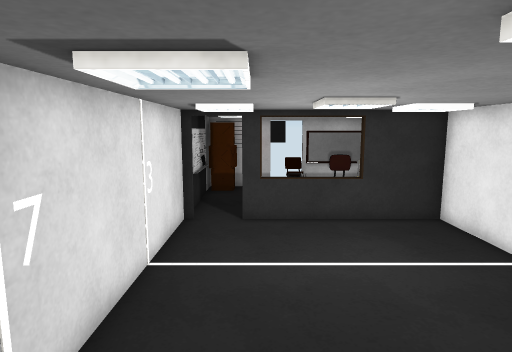
view 1 (above)

12 first-person views from a walk through a scene from a Unity 3-D project. The camera is 1.5 m above the floor, tilts 8° down and sees 75° across. The floor is counted in squares, 0.42 m on a side. Each view is taken from the middle of a square. On the plan, view 1 faces up. The plan holds only what a view shows up to about 20 squares ahead; the rest is blank. The place goes on beyond the plan. The player is left out. Some animated figures are left out. Door leaves are left out, so doorways stand open. Surface patterns are stand-ins for the level's own textures.

view 2
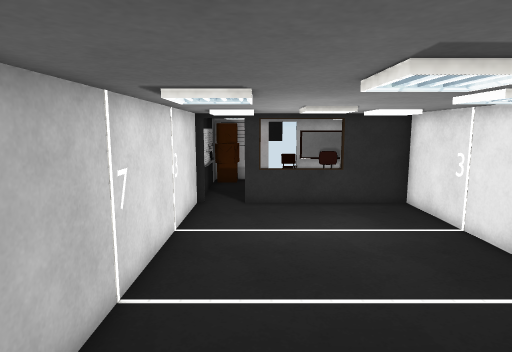

view 3
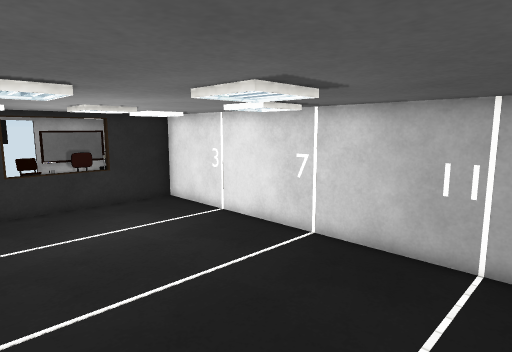

view 4
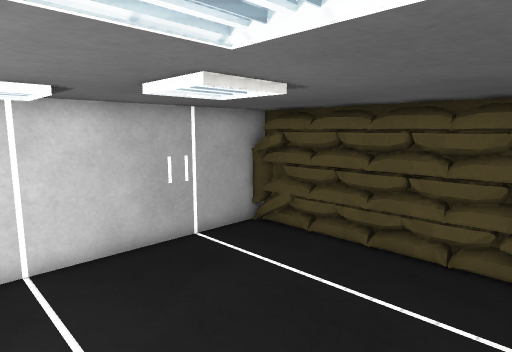

view 5
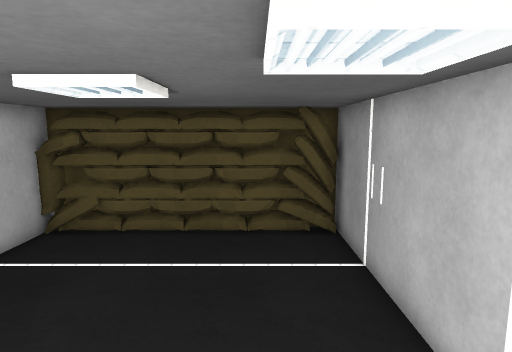

view 6
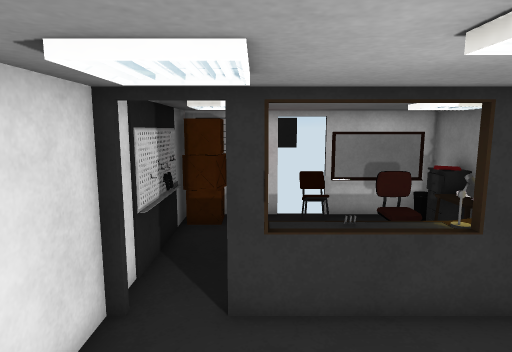

view 7
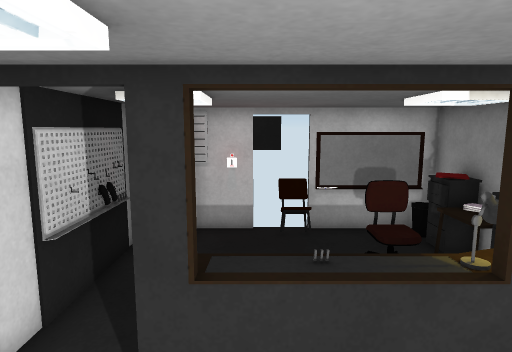

view 8
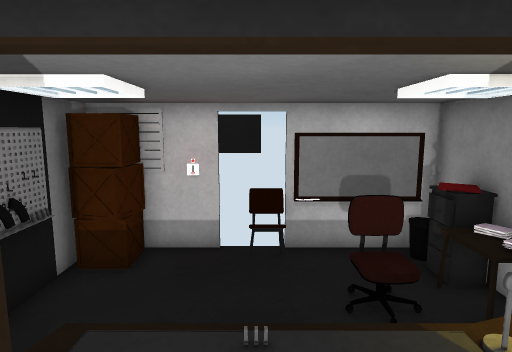

view 9
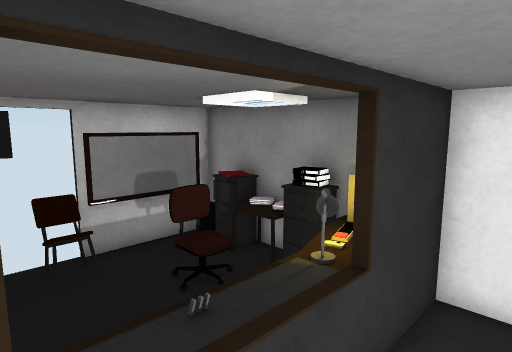

view 10
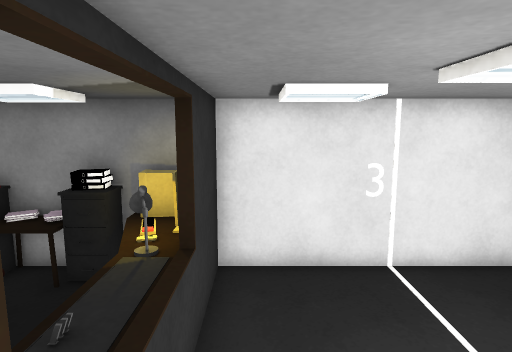

view 11
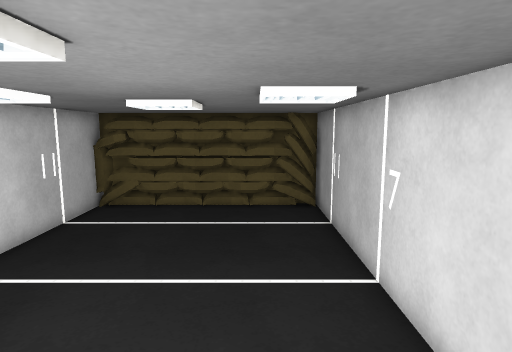

view 12
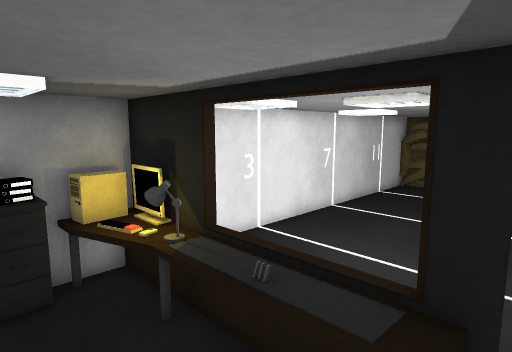

### Floor plan
Points are (right, up) in squares from view 1. A wall is a line through its corners. A room is listed if a view was taken in it or the views show most of it. See-through windows are left out.
Room 1 (views 1, 2, 3, 4, 5, 6, 7, 8, 9, 10, 11)
walls: (0.5, -4.1) (1.5, -4.5); (2.1, -4.3) (3.4, -4.4); (-2.9, 13) (-2.9, -4.3) (-1.9, -4.1); (3.3, -4.3) (3.8, -4.5); (1.9, -4.4) (2.5, -4.5); (2.4, -4.4) (2.7, -4.3) (3, -4.4); (0.3, -4.4) (0.8, -4.2); (5.3, -4.1) (6.1, -4.4) (7.4, -4.1); (4.1, -4.5) (4.7, -4.5); (5, -4.3) (5.5, -4.3) (6.2, -4.2) (7.4, -4.3); (5.8, -4.1) (6.7, -4.5); (4.9, -4.5) (5.4, -4.6); (-2.1, -4.1) (-1.6, -4.3) (-0.8, -4); (-2.1, -4.1) (-1.1, -4.4); (-2.6, -4.1) (1.4, -4.4); (-2.3, -4.3) (-1.4, -4.2); (-2.4, -4.3) (-0.8, -4.2); (-2.1, -4.5) (7.2, -4.1); (6.5, -4.4) (7.4, -4.1); (7.4, -4) (7.4, 13) (-0.6, 13)
low walls: (3.6, 13.4) (1.8, 13.4); (6.7, -4.5) (7.4, -4)
ways out: open door at (-1.5, 13) to room 2
Room 2 (view 12)
walls: (0.3, 13.5) (7.4, 13.5); (1, 20.8) (-2.9, 20.8) (-2.9, 18.4); (-0.6, 13.2) (7.4, 13.2) (7.4, 15.6); (-2.9, 15.5) (-2.9, 13.6); (6.7, 13.5) (6.6, 14.7) (7.2, 14.7); (7.4, 19.4) (7.4, 20.8) (6.4, 20.8)
low walls: (2.4, 14.4) (3.4, 14.4); (2.4, 14.3) (3.5, 14.3); (1.6, 14.1) (0.3, 14.1); (3.4, 14.1) (2.4, 14.1); (0.1, 14.3) (1.5, 14.3); (5.1, 14.5) (6.5, 15); (0.1, 13.4) (0.1, 14.2) (1.5, 14.3); (5.3, 14.3) (6.3, 14.6); (-0.3, 13.2) (-0.1, 13.9)
ways out: open door at (-1.5, 13) to room 1; open door at (1, 21)
objects: other object (-3, 16); other object (-3, 18); other object (-2, 19) to (-1, 20); other object (-2, 19) to (-1, 21); other object (0, 21); other object (2, 14); other object (2, 20) to (3, 21); other object (3, 21); other object (4, 14) to (5, 14); other object (4, 18) to (5, 18); other object (4, 21); other object (5, 21) to (6, 21); other object (6, 16); other object (6, 17) to (6, 18); other object (6, 19) to (7, 19); other object (7, 16); other object (7, 17); other object (7, 18)

Positions as (right, up) in squares from view 1, and headings:
1: (0, 0), facing up
2: (0, -3), facing up
3: (-2, -3), facing up-right
4: (-2, 5), facing down-right
5: (0, 7), facing down
6: (0, 7), facing up
7: (1, 9), facing up
8: (2, 11), facing up
9: (0, 11), facing up-right
10: (-1, 12), facing right
11: (0, 11), facing down
12: (-1, 17), facing down-right
